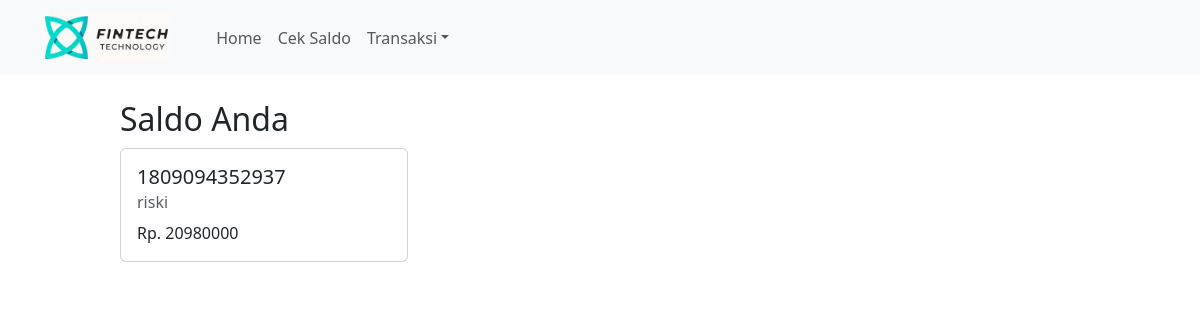
The app's page /view/cek_saldo/view_saldo.php?nomor_rekening=1809094352937 with its own data.
### tables this page shows
CREATE TABLE `rekening` (
  `no_rekening` varchar(13) NOT NULL,
  `nama_nasabah` varchar(50) NOT NULL,
  `saldo` decimal(15,0) NOT NULL,
  `nama_bank` varchar(20) NOT NULL
);

### view/cek_saldo/view_saldo.php (the view, shortened to what this page needs)
<!DOCTYPE html>
<html lang="en">
<head>
</head>
<body>
    <?php
        include '../include/header.php';
        include '../../koneksi.php';
        function cekSaldo($nomor_rekening) {
            global $conn;
            $query = "SELECT no_rekening, nama_nasabah, saldo FROM rekening WHERE no_rekening = ?";
            $stmt = $conn->prepare($query);
            $stmt->bind_param("s", $nomor_rekening);
            $stmt->execute();
            $result = $stmt->get_result();
            if ($result->num_rows > 0) {
                $row = $result->fetch_assoc();
                return $row;
            } else {
                return null;
            }
        }
        if (isset($_GET["nomor_rekening"])) {
            $nomor_rekening = $_GET["nomor_rekening"];
            $nasabah = cekSaldo($nomor_rekening);
            if ($nasabah !== null) {
                $nomor_rekening = $nasabah["no_rekening"];
                $nama = $nasabah["nama_nasabah"];
                $saldo = $nasabah["saldo"];
                echo '
                <h2 style="margin: 100px 0px 0px 120px;">Saldo Anda</h2>
                <div class="card" style="width: 18rem; margin: 10px 0px 0px 120px">
                    <div class="card-body">
                        <h5 class="card-title">' . $nomor_rekening . '</h5>
                        <h6 class="card-subtitle mb-2 text-body-secondary">' . $nama . '</h6>
                        <p class="card-text">Rp. ' . $saldo . '</p>
                    </div>
                </div>
            ';
            } else {
                echo '<h5 style="margin: 100px 0px 0px 120px;">Nomor rekening tidak ditemukan.</h5>';
            }
        } else {
            echo '<h5 style="margin: 100px 0px 0px 120px;">Masukkan nomor rekening untuk cek saldo.</h5>';
        }
    ?>
</body>
</html>

### records on screen
rekening: no_rekening "1809094352937", nama_nasabah "riski", saldo "20980000"
